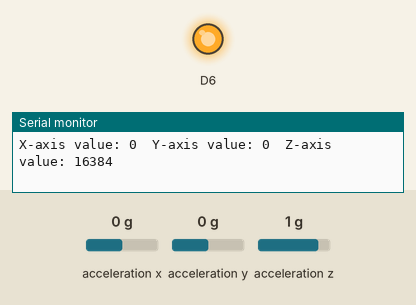
Simulated run of this sketch. Board: ESP8266 (NodeMCU). Parts: output pins drawn as LEDs (lit = HIGH), the last lines printed to the serial monitor. Wiring (inferred from the names in the program): MPU-6050 motion sensor at I2C address 0x68. The inputs (shaded band) are chosen by the test bench; at power-on: acceleration z 1 g, acceleration x 0 g, acceleration y 0 g.

Above: at 1.2 s.
1.3 s: acceleration z set to 0.1 g
3.2 s: acceleration z set to -0.2 g
At 4.6 s:
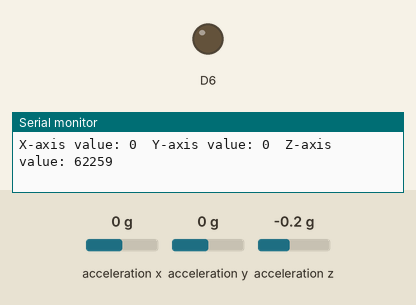
5.5 s: acceleration z set to 0 g
At 7.2 s:
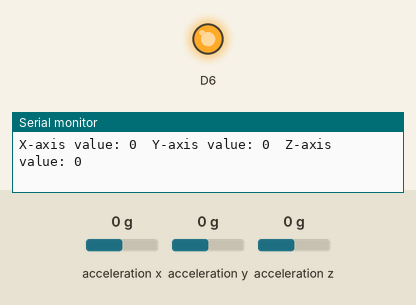
7.5 s: acceleration z set to -1.4 g
At 9.1 s:
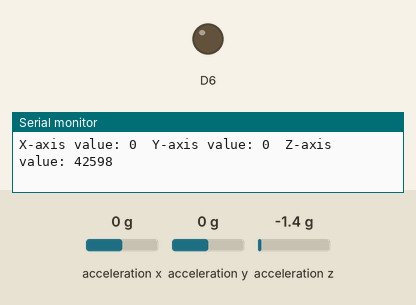
Timing chart, 0 to 10.5 s (numbered marks = the images above; inputs shaded):
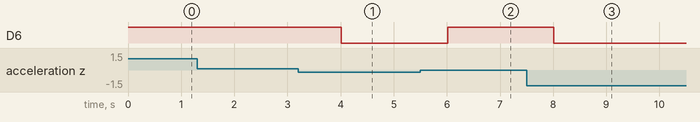

The sketch:

landslide_tx.ino
```cpp
#include <Wire.h>

const int MPU6050_addr = 0x68;  // I2C address of the MPU6050 accelerometer

void setup() {
  Serial.begin(115200);
  Wire.begin();
pinMode(D6,OUTPUT);
digitalWrite(D6,HIGH);
digitalWrite(D8,LOW);
  initializeMPU6050();
}

void loop() {
  int xValue = readAccelerometerValue(MPU6050_addr, 0x3B); // Read X-axis value
  int yValue = readAccelerometerValue(MPU6050_addr, 0x3D); // Read Y-axis value
  int zValue = readAccelerometerValue(MPU6050_addr, 0x3F); // Read Z-axis value

  Serial.print("X-axis value: ");
  Serial.print(xValue);
  Serial.print("\tY-axis value: ");
  Serial.print(yValue);
  Serial.print("\tZ-axis value: ");
  Serial.println(zValue);


if(zValue>20000)
{
  digitalWrite(D6,LOW);

  }
  else
  {
    digitalWrite(D6,HIGH);
    }
  delay(1000);  // Wait for a second before reading again
}

void initializeMPU6050() {
  // Initialize MPU6050
  Wire.beginTransmission(MPU6050_addr);
  Wire.write(0x6B);  // PWR_MGMT_1 register
  Wire.write(0);     // Wake up the MPU6050
  Wire.endTransmission(true);
}

int readAccelerometerValue(int deviceAddress, int registerAddress) {
  Wire.beginTransmission(deviceAddress);
  Wire.write(registerAddress);
  Wire.endTransmission(false);

  Wire.requestFrom(deviceAddress, 2, true);

  int value = Wire.read() << 8 | Wire.read();

  return value;
}
```

Measured:
- the behaviour switches between 0 and -0.1 g on acceleration z (found by bisection; images 0 and 1)
- after the input at 3.2 s, D6: HIGH → LOW after 0.81 s
- after the input at 5.5 s, D6: LOW → HIGH after 0.51 s
- after the input at 7.5 s, D6: HIGH → LOW after 0.52 s
